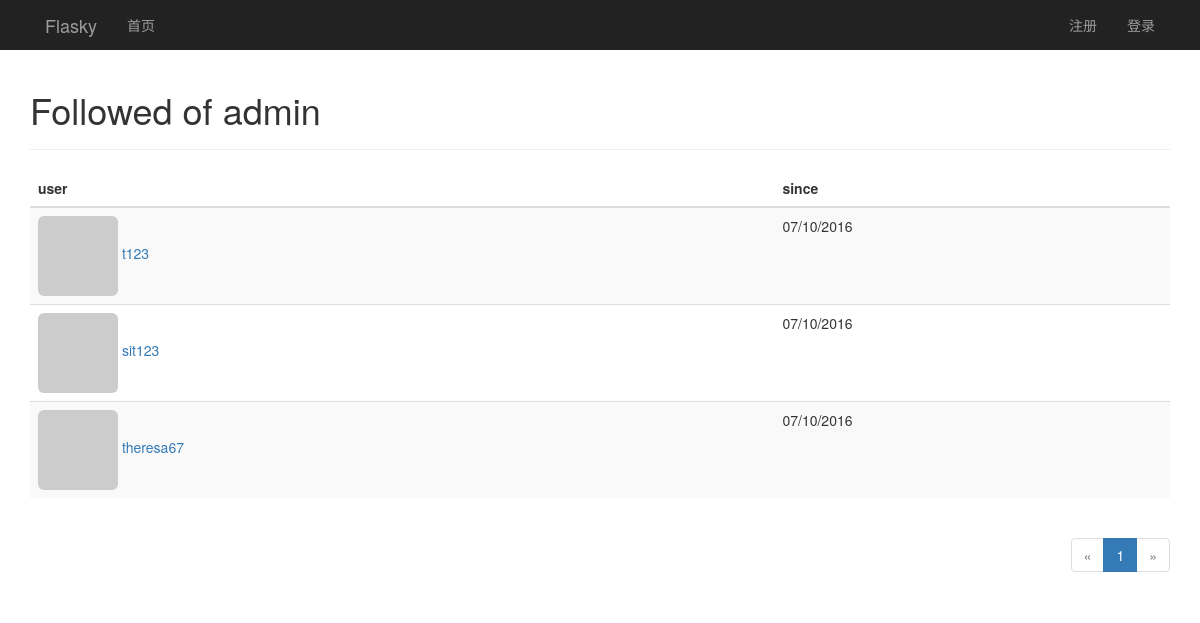
Before: /followed_by/admin with the older database file.
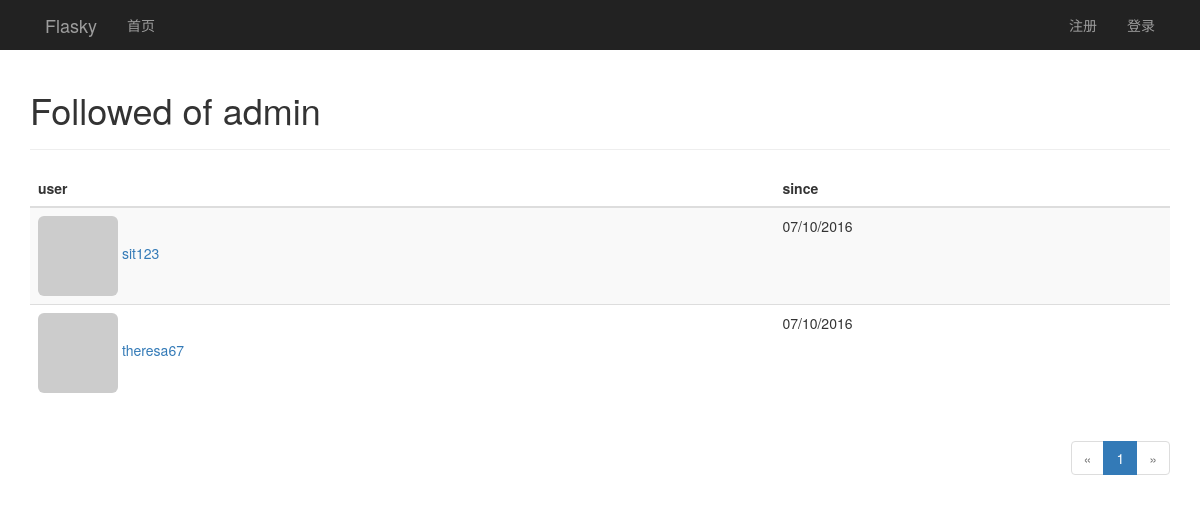
After: the same page with the newer database file.
### app/models.py (models this page shows, shortened)
class User(UserMixin, db.Model):
    __tablename__ = 'users'
    id = db.Column(db.Integer, primary_key=True)
    email = db.Column(db.String(64), unique=True, index=True)
    username = db.Column(db.String(64), unique=True, index=True)
    password_hash = db.Column(db.String(128))
    confirmed = db.Column(db.Boolean, default=False)
    role_id = db.Column(db.Integer, db.ForeignKey('roles.id'))
    name = db.Column(db.String(64))
    location = db.Column(db.String(64))
    about_me = db.Column(db.TEXT())
    member_since = db.Column(db.DateTime(), default=datetime.utcnow)
    last_seen = db.Column(db.DateTime(), default=datetime.utcnow)
    avatar_hash = db.Column(db.String(32))
    ''' 查询用户写的文章,SQL:
    SELECT
        posts.id AS posts_id,
        posts.body AS posts_body,
        posts.body_html AS posts_body_html,
        posts.timestamp AS posts_timestamp,
        posts.author_id AS posts_author_id
    FROM
        posts
    WHERE
        posts.author_id = 2
    '''
    posts = db.relationship('Post', backref='author', lazy='dynamic')
    """follower_id表示关注者， followed_id表示被关注者
        查询被关注者，select * from follows  LEFT JOIN users on follower_id = id where follower_id=2
    SELECT
        follows.follower_id AS follows_follower_id,
        follows.followed_id AS follows_followed_id,
        follows.timestamp AS follows_timestamp,
        users_1.id AS users_1_id,
        users_1.email AS users_1_email,
        users_1.username AS users_1_username,
        users_1.password_hash AS users_1_password_hash,
        users_1.confirmed AS users_1_confirmed,
        users_1.role_id AS users_1_role_id,
        users_1.name AS users_1_name,
        users_1.location AS users_1_location,
        users_1.about_me AS users_1_about_me,
        users_1.member_since AS users_1_member_since,
        users_1.last_seen AS users_1_last_seen,
        users_1.avatar_hash AS users_1_avatar_hash,
        users_2.id AS users_2_id,
        users_2.email AS users_2_email,
        users_2.username AS users_2_username,
        users_2.password_hash AS users_2_password_hash,
        users_2.confirmed AS users_2_confirmed,
        users_2.role_id AS users_2_role_id,
        users_2.name AS users_2_name,
        users_2.location AS users_2_location,
        users_2.about_me AS users_2_about_me,
        users_2.member_since AS users_2_member_since,
        users_2.last_seen AS users_2_last_seen,
        users_2.avatar_hash AS users_2_avatar_hash
    FROM
        follows
    LEFT OUTER JOIN users AS users_1 ON users_1.id = follows.follower_id
    LEFT OUTER JOIN users AS users_2 ON users_2.id = follows.followed_id
    WHERE
        follows.follower_id = 2;
    """
    followed = db.relationship('Follow', foreign_keys=[Follow.follower_id],
                               backref=db.backref('follower', lazy='joined'),
                               lazy='dynamic',
                               cascade='all, delete-orphan')
    """ 查询关注者， select * from follows  LEFT JOIN users on followed_id = id where followed_id=3
        users_1：关注者表
        users_2：被关注者表
    SELECT
        follows.follower_id AS follows_follower_id,
        follows.followed_id AS follows_followed_id,
        follows.timestamp AS follows_timestamp,
        users_1.id AS users_1_id,
        users_1.email AS users_1_email,
        users_1.username AS users_1_username,
        users_1.password_hash AS users_1_password_hash,
        users_1.confirmed AS users_1_confirmed,
        users_1.role_id AS users_1_role_id,
        users_1.name AS users_1_name,
        users_1.location AS users_1_location,
        users_1.about_me AS users_1_about_me,
        users_1.member_since AS users_1_member_since,
        users_1.last_seen AS users_1_last_seen,
        users_1.avatar_hash AS users_1_avatar_hash,
        users_2.id AS users_2_id,
        users_2.email AS users_2_email,
        users_2.username AS users_2_username,
        users_2.password_hash AS users_2_password_hash,
        users_2.confirmed AS users_2_confirmed,
        users_2.role_id AS users_2_role_id,
        users_2.name AS users_2_name,
        users_2.location AS users_2_location,
        users_2.about_me AS users_2_about_me,
        users_2.member_since AS users_2_member_since,
        users_2.last_seen AS users_2_last_seen,
        users_2.avatar_hash AS users_2_avatar_hash
    FROM
        follows
    LEFT OUTER JOIN users AS users_1 ON users_1.id = follows.follower_id
    LEFT OUTER JOIN users AS users_2 ON users_2.id = follows.followed_id
    WHERE
        follows.followed_id = 7;
    """
    followers = db.relationship('Follow', foreign_keys=[Follow.followed_id],
                                backref=db.backref('followed', lazy='joined'),
                                lazy='dynamic',
                                cascade='all, delete-orphan')
    @property
    def password(self):
        raise AttributeError('password is not a readable attribute')
    def gravatar(self, size=100, default='identicon', rating='g'):
        if request.is_secure:
            url = 'https://secure.gravatar.com/avatar'
        else:
            url = 'http://s.gravatar.com/avatar'
        email_hash = self.avatar_hash or hashlib.md5(self.email.encode('utf-8')).hexdigest()
        return '{url}/{hash}?s={size}&d={default}&r={rating}'.format(
            url=url, hash=email_hash, size=size, default=default, rating=rating)

class Follow(db.Model):
    __tablename__ = 'follows'
    follower_id = db.Column(db.Integer, db.ForeignKey('users.id'),
                            primary_key=True)
    followed_id = db.Column(db.Integer, db.ForeignKey('users.id'),
                            primary_key=True)
    timestamp = db.Column(db.DateTime, default=datetime.utcnow)

### app/main/views.py (the view)
@main.route('/followed_by/<username>')
def followed_by(username):
    user = User.query.filter_by(username=username).first()
    if user is None:
        flash('Invalid user.')
        return redirect(url_for('.index'))
    page = request.args.get('page', 1, type=int)
    pagination = user.followed.paginate(page, per_page=current_app.config['FLASK_FOLLOWERS_PAGE'], error_out=False)
    followeds = [{'user': item.followed, 'timestamp': item.timestamp} for item in pagination.items]
    return render_template('followed.html', user=user, title="Followed of", endpoint='.followed_by',
                           pagination=pagination, followeds=followeds)

### app/auth/views.py (called while the page is built)
@auth.before_app_request
def before_request():
    if current_user.is_authenticated:
        current_user.ping()
        if not current_user.confirmed \
                and request.endpoint[:5] != 'auth.' \
                and request.endpoint != 'static':
            return redirect(url_for('auth.unconfirmed'))

### app/main/__init__.py (called while the page is built)
@main.app_context_processor
def inject_permissions():
    return dict(Permission=Permission)

### app/templates/followed.html (shortened to what this page needs)
{% extends "base.html" %}
{% import "_marcros.html" as macros %}
{% block page_content %}
<div class="page-header">
    <h1>{{ title }} {{ user.username }}</h1>
</div>
<table class="table table-striped">
    <thead>
    <tr>
        <th>user</th>
        <th>since</th>
    </tr>
    </thead>
    {% for followed in followeds %}
    {% if followed.user != user %}
    <tr>
        <td>
            <a href="{{ url_for('.user', username = followed.user.username) }}">
                <img class="img-rounded" src="{{ followed.user.gravatar(size=32) }}">
                {{ followed.user.username }}
            </a></td>
        <td>{{ moment(followed.timestamp).format('L') }}</td>
    </tr>
    {% endif %}
    {% endfor %}
</table>
<div class="pagination">
    {{ macros.pagination_widget(pagination, endpoint, username = user.username) }}
</div>
{% endblock %}

Changed rows visible on the page:
no longer on this page (row edited): User: user.username "t123"
removed Follow: timestamp "07/10/2016"
